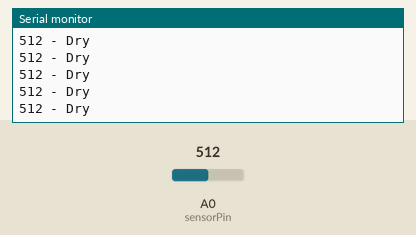
A sketch run on a simulated Arduino Uno, built with avr-gcc and run on an emulated ATmega328P. On the bench: the last lines printed to the serial monitor. Inputs (shaded band) come from the test bench; at power-on: A0 (sensorPin) = 512.

Above: at 1.2 s.
1.3 s: A0 (sensorPin) set to 483
At 2.2 s:
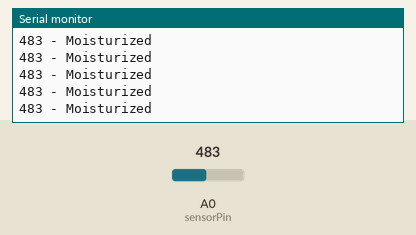
9.2 s: A0 (sensorPin) set to 106
At 10.1 s:
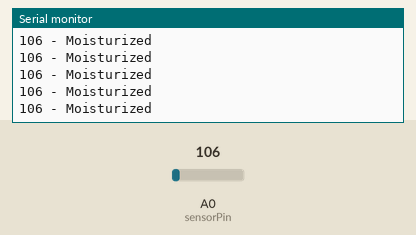
12.2 s: A0 (sensorPin) set to 95
At 13.3 s:
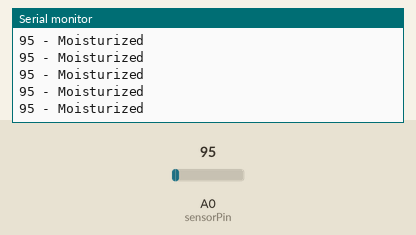
Timing chart, 0 to 15.2 s (numbered marks = the images above; inputs shaded):
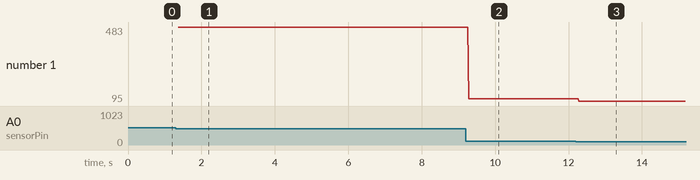

Measured:
- the behaviour switches between 500 and 499 on A0 (sensorPin) (found by bisection; images 0 and 1)
- after the input at 1.3 s, the serial monitor: prints a new line after 0.07 s (image 1)
- after the input at 9.2 s, the serial monitor: prints a new line after 0.08 s (image 2)
- after the input at 12.2 s, the serial monitor: prints a new line after 0.08 s (image 3)
- plotted number 1: 483 → 106 after the input at 9.2 s, 106 → 95 after the input at 12.2 s

The sketch:

fc28.ino
```cpp
const int sensorPin = A0;

void setup() {
  Serial.begin(9600);
}

void loop() {
  int moisture = analogRead(sensorPin);

  Serial.print(moisture);

  if(moisture < 500) {
    Serial.println(" - Moisturized");
  } else {
    Serial.println(" - Dry");
  }
}
```
